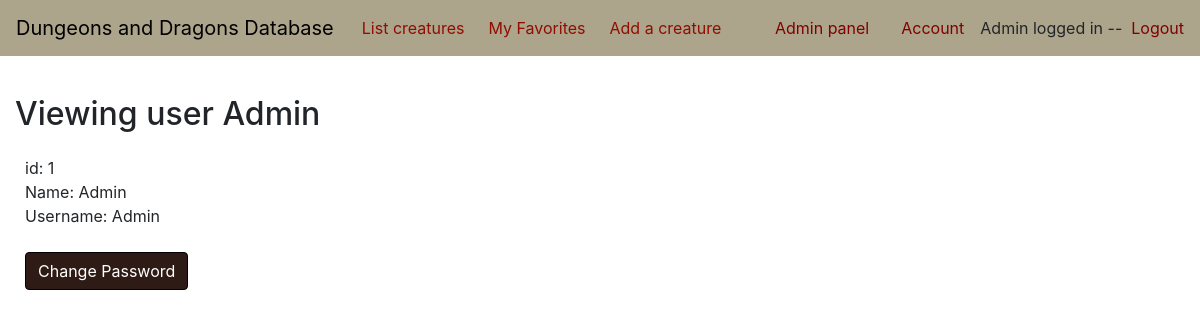
Screenshot of /auth/user/1/ (signed in) with the database file from the repository.
### application/auth/models.py (models this page shows, shortened)
class User(db.Model):
    __tablename__ = "account"
    id = db.Column(db.Integer, primary_key=True)
    date_created = db.Column(db.DateTime, default=db.func.current_timestamp())
    date_modified = db.Column(db.DateTime, default=db.func.current_timestamp(),
                              onupdate=db.func.current_timestamp())
    name = db.Column(db.String(144), nullable=False)
    username = db.Column(db.String(144), nullable=False, unique=True)
    password = db.Column(db.String(144), nullable=False)
    roles = db.relationship(
        "Role", secondary="account_role", backref='role', lazy=True)
    creatures = db.relationship(
        "Creature", secondary="account_creature", backref='creature', lazy=True)

### application/auth/views.py (the view)
@app.route("/auth/user/<user_id>/", methods=["GET"])
@login_required(role="USER")
def show_user(user_id):
    return render_template("auth/user.html", user=User.query.get(user_id), form=PasswordChangeForm(), collapsed=True)

### application/_init_.py (called while the page is built)
def login_required(_func=None, *, role="ANY"):
    def wrapper(func):
        @wraps(func)
        def decorated_view(*args, **kwargs):
            if not (current_user and current_user.is_authenticated):
                return login_manager.unauthorized()
            acceptable_roles = ["ANY"]
            for userRole in current_user.roles:
                acceptable_roles.append(userRole.name)
            userRoles = acceptable_roles
            if role not in acceptable_roles:
                return login_manager.unauthorized()
            return func(*args, **kwargs)
        return decorated_view
    return wrapper if _func is None else wrapper(_func)

@login_manager.user_loader
def load_user(user_id):
    return User.query.get(user_id)

### application/templates/auth/user.html (shortened to what this page needs)
{% extends "layout.html" %}
{% block body %}
<h2 style="padding: 15px 15px 15px 15px">Viewing user {{ user.username }}</h2>
<div style="padding: 0px 20px 25px 25px">
    id: {{ user.id }}
    <br />
    Name: {{user.name}}
    <br />
    Username: {{ user.username }}
    <br />
    <br />
    <button class="btn btn-primary" type="button" data-toggle="collapse" data-target="#passwordForm"
        aria-expanded="false">
        Change Password
    </button>
</div>
    {% endblock %}

### application/templates/layout.html (shortened to what this page needs)
<!DOCTYPE html>
<html>
<head>
    <link rel="stylesheet" href="https://maxcdn.bootstrapcdn.com/bootstrap/4.0.0/css/bootstrap.min.css"
>
    <link rel="stylesheet" href="{{ url_for('static', filename='custom.css') }}">
</head>
<body>
    <nav class="navbar navbar-expand-md mb-4">
        <a class="navbar-brand" href="/">Dungeons and Dragons Database</a>
        <div class="collapse navbar-collapse" id="navbarCollapse">
            <ul class="navbar-nav mr-auto">
                <li class="nav-item">
                    <a class="nav-link" href="{{ url_for('creature_index') }} ">List creatures</a>
                </li>
                {% if "USER" in (current_user.roles|map(attribute='name')) %}
                <li class="nav-item">
                    <a class="nav-link" href="{{ url_for('list_favorites') }} ">My Favorites</a>
                </li>
                {% endif %}
                {% if "ADMIN" in (current_user.roles|map(attribute='name')) %}
                <li class="nav-item">
                    <a class="nav-link" href="{{ url_for('creature_form') }} ">Add a creature</a>
                </li>
                {% endif %}
            </ul>
            <div class="form-inline mt-2 mt-md-0">
                {% if current_user.is_authenticated %}
                {% if "ADMIN" in (current_user.roles|map(attribute='name')) %}
                <a class="nav-link" href="{{ url_for('admin_panel') }} " style="color:maroon">Admin panel</a>
                {% endif %}
                {% if "USER" in (current_user.roles|map(attribute='name')) %}
                <a class="nav-link" href="{{ url_for('show_user', user_id = current_user.id) }}"
                    style="color:maroon">Account</a>
                {% endif %}
                {{ current_user.name }} logged in -- &nbsp <a style="color:maroon" href="{{ url_for('auth_logout') }}">
                    Logout</a>
                {% else %}
                <a style="color:maroon" href="{{ url_for('signup') }}">Sign up</a>
                &nbsp&nbsp&nbsp
                <a style="color:maroon" href="{{ url_for('auth_login') }}">Login</a>
                {% endif %}
            </div>
        </div>
    </nav>
    {% block body %}{% endblock %}
</body>
</html>

### application/static/custom.css (style rules this page uses)
.navbar { background-color: #ada48c; }
.navbar .navbar-brand { color: #000000; }
.navbar .navbar-nav .nav-link { color: #900d00; border-radius: .25rem; margin: 0 0.25em; }
.navbar .navbar-collapse, .navbar .navbar-form { border-color: #900d00; }
.btn-primary, .btn-primary:hover, .btn-primary:active, .btn-primary:visited { background-color: rgb(46, 27, 22) !important; border-color: black !important; }

### rows the page displays
User: name "Admin", username "Admin", id "1"
